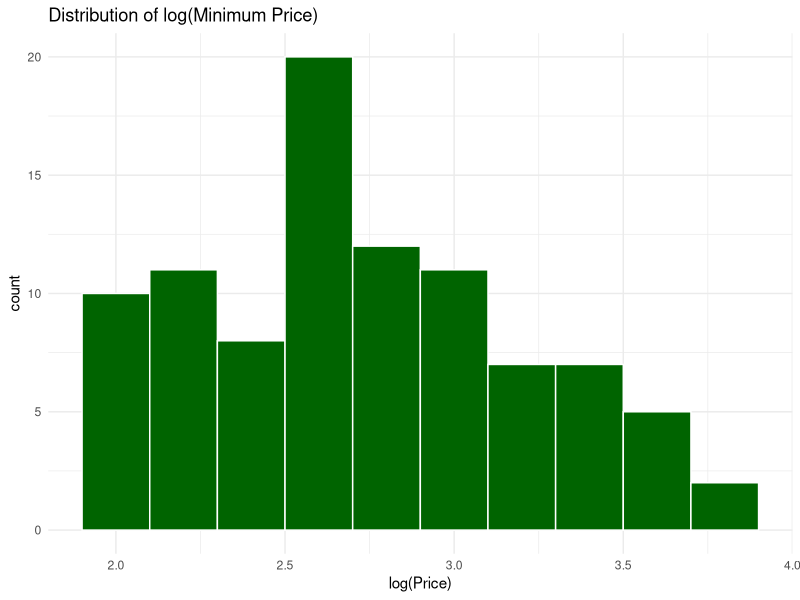
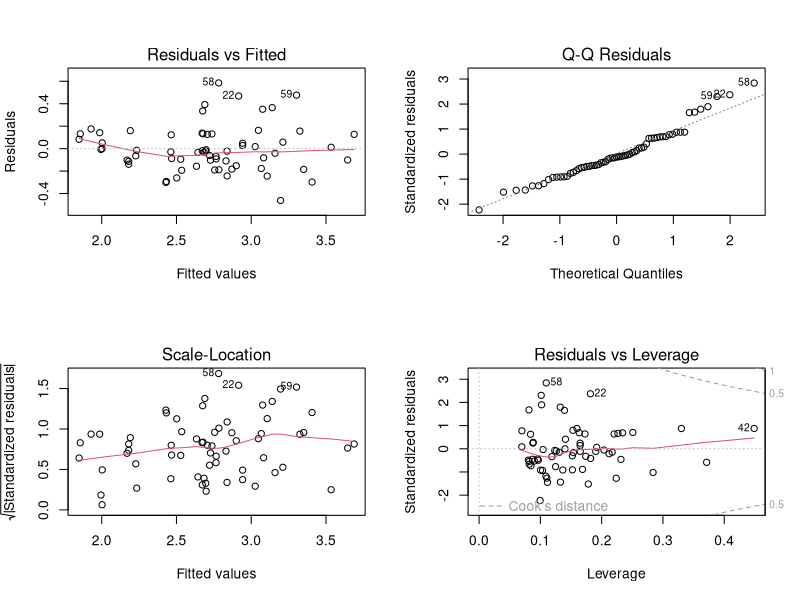
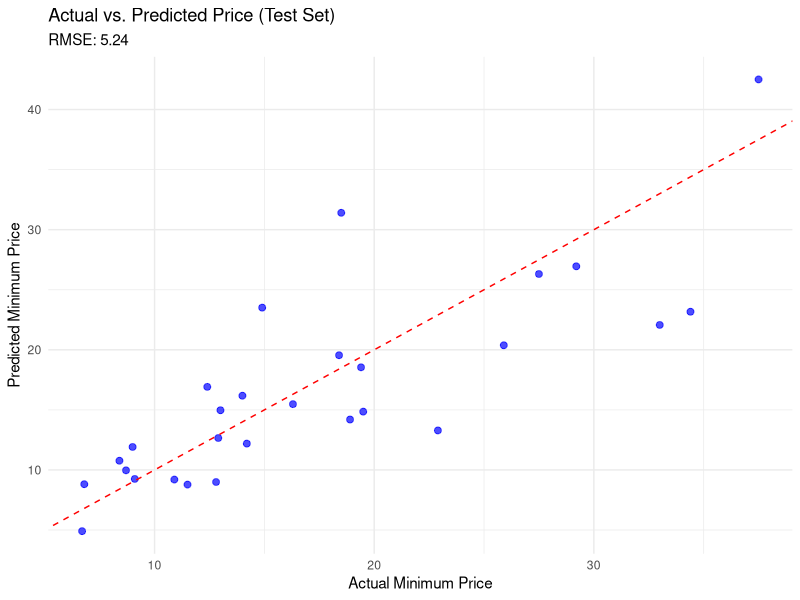

Write R code to recreate these figures, in order.
# ==============================================================================
# SCRIPT 8b: MULTIPLE LINEAR REGRESSION (Stepwise with Log-Transform)
# Dependent Variable: log(MinimumPrice)
# Predictors: Selected via Regression Tree + Interaction
# ==============================================================================

library(ggplot2)
library(car) # For VIF check if available

# Load data
cars_data <- read.csv("cleaned_93Cars.csv", stringsAsFactors = TRUE)

# *Re-apply Factor Order for Cylinders* (CSV does not store factor order metadata)
cars_data$NumberOfCylinders <- factor(cars_data$NumberOfCylinders, 
                                      levels = c("3", "4", "5", "6", "8", "rotary"))

# *Re-apply Factor Order for AirBags (Ordinal Variable)*
# Hierarchy: none < driver only < driver & passenger
cars_data$AirBags <- factor(cars_data$AirBags, 
                            levels = c("none", "driver only", "driver & passenger"), 
                            ordered = TRUE)

# --- 1. TRANSFORMATION ---
# Apply Log transformation to fix right-skewness
cars_data$log_Price <- log(cars_data$MinimumPrice)

# Histogram of Transformed Variable (Check for Normality)
p_log <- ggplot(cars_data, aes(x = log_Price)) +
  geom_histogram(binwidth = 0.2, fill = "darkgreen", color = "white") +
  labs(title = "Distribution of log(Minimum Price)", x = "log(Price)") +
  theme_minimal()
print(p_log)

# --- 2. TRAIN / TEST SPLIT (70% - 30%) ---
set.seed(123) # Ensure reproducibility
n <- nrow(cars_data)
train_indices <- sample(1:n, size = 0.7 * n)

train_data <- cars_data[train_indices, ]
test_data  <- cars_data[-train_indices, ]

print(paste("Training Set:", nrow(train_data), "| Test Set:", nrow(test_data)))


# --- 3. MODEL SELECTION (Stepwise AIC) ---
# We start with the variables identified by your Tree Analysis.
# We also include the interaction Horsepower * LuggageCapa as observed.
start_model <- lm(log_Price ~ Horsepower + CityMPG + Type + WheelBase + 
                    Weight + LuggageCapa + Horsepower:LuggageCapa, 
                  data = train_data)

print("--- Starting Model Summary ---")
print(summary(start_model)$adj.r.squared)

# Run Stepwise Regression (Backwards/Both) to remove non-significant terms
# This minimizes AIC (Akaike Information Criterion)
final_model <- step(start_model, direction = "both", trace = 0) # trace=0 hides the step-by-step output

print("--- Final Stepwise Model Summary ---")
print(summary(final_model))

# Check Variance Inflation Factors (VIF) for Multicollinearity
# Ideally VIF < 5 or 10.
if(require(car)) {
  print("--- VIF (Multicollinearity Check) ---")
  print(vif(final_model))
}


# --- 4. RESIDUAL DIAGNOSTICS ---
# Check Linearity and Normality of residuals
par(mfrow = c(2, 2))
plot(final_model)
par(mfrow = c(1, 1))

# Normality test of residuals
shapiro_test <- shapiro.test(residuals(final_model))
print(paste("Shapiro-Wilk p-value (Residuals):", round(shapiro_test$p.value, 4)))


# --- 5. VALIDATION ON TEST SET ---
# Predict log values
pred_log <- predict(final_model, newdata = test_data)

# Transform back to original scale ($1000s) using exp()
pred_original <- exp(pred_log)
actual_original <- test_data$MinimumPrice

# Calculate Error Metrics
mse <- mean((actual_original - pred_original)^2)
rmse <- sqrt(mse)
mae <- mean(abs(actual_original - pred_original))

print("--- Model Performance on Test Set ---")
print(paste("RMSE (Root Mean Squared Error):", round(rmse, 2), "($1000s)"))
print(paste("MAE  (Mean Absolute Error):    ", round(mae, 2), "($1000s)"))

# Visual Validation
p_val <- ggplot(data.frame(Actual = actual_original, Predicted = pred_original), 
                aes(x = Actual, y = Predicted)) +
  geom_point(color = "blue", size = 2, alpha = 0.7) +
  geom_abline(slope = 1, intercept = 0, color = "red", linetype = "dashed") +
  labs(title = "Actual vs. Predicted Price (Test Set)",
       subtitle = paste("RMSE:", round(rmse, 2)),
       x = "Actual Minimum Price", y = "Predicted Minimum Price") +
  theme_minimal()
print(p_val)
